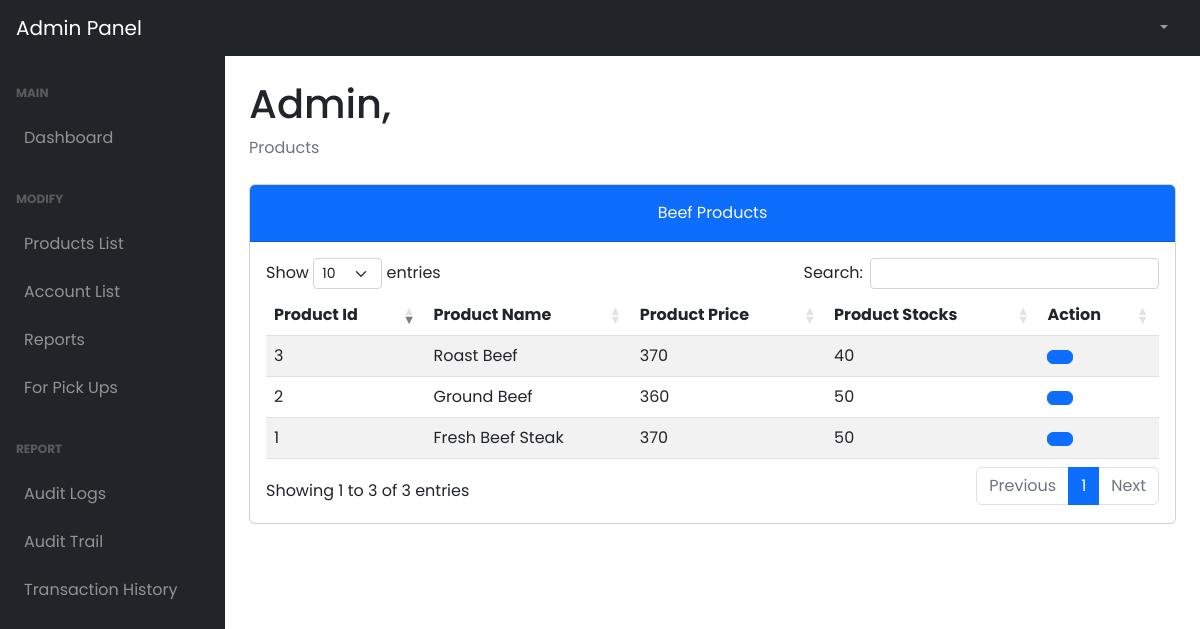
Before: /admin/beef.php (signed in) with the older database file.
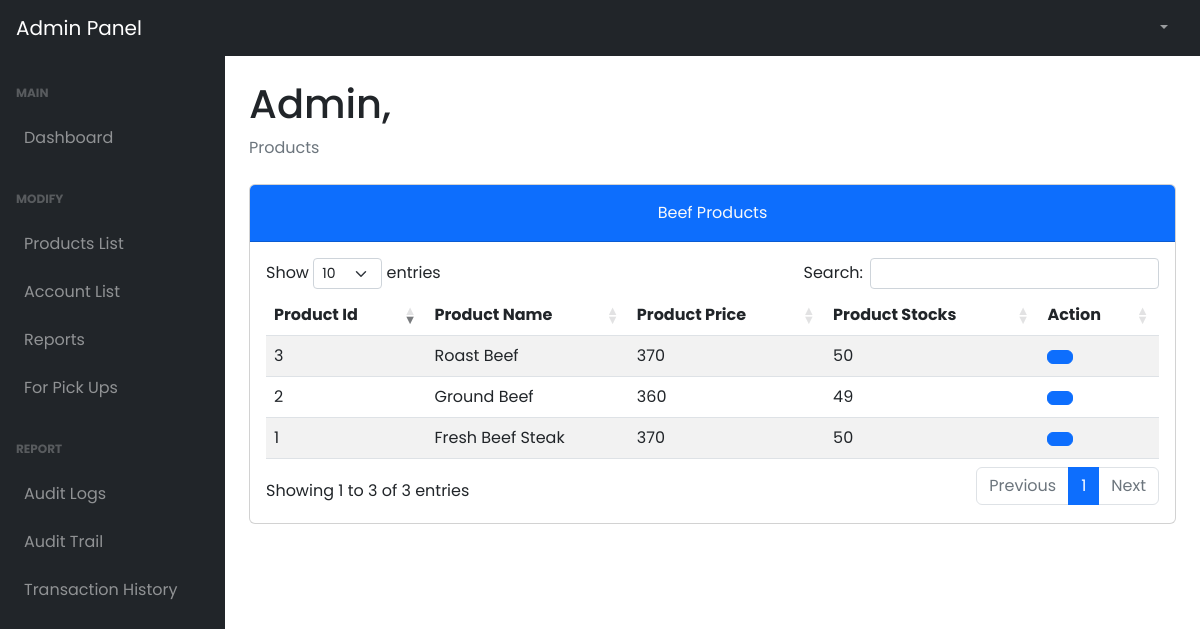
After: the same page with the newer database file.
### tables this page shows
CREATE TABLE `tbl_products` (
  `prod_id` int(11) NOT NULL,
  `prod_name` varchar(255) NOT NULL,
  `prod_price` int(11) NOT NULL,
  `prod_type` int(11) NOT NULL,
  `prod_stocks` int(11) NOT NULL,
  `prod_img` varchar(255) NOT NULL
);

### admin/beef.php (the view, shortened to what this page needs)
<!DOCTYPE html>
<html lang="en">
  <head>
    <link href="../plugins/dataTables.bootstrap5.min.css" rel="stylesheet" />
    <link href="../plugins/responsive.bootstrap5.min.css" rel="stylesheet" />
    <link href="../styles/bootstrap5-min.css" rel="stylesheet" />
    <link href="../styles/card-general.css" rel="stylesheet" />
  </head>
  <body class="sb-nav-fixed">
    <?php require_once("./navbar.php"); ?>
    <div id="layoutSidenav">
      <?php require_once("./sidebar.php"); ?>
      <div id="layoutSidenav_content">
        <main>
          <div class="container-fluid px-4">
            <h1 class="mt-4" id="full_name">Admin,</h1>
            <ol class="breadcrumb mb-4">
              <li class="breadcrumb-item active">Products</li>
            </ol>
              <div class="card mb-5">
                    <div class="card-header bg-primary pt-3">
                        <div class="text-center">
                            <p class="card-title text-light">Beef Products
                        </div>
                    </div>
                    <div class="card-body">
                      <table id="residenceAccounts" class="table table-striped nowrap" style="width:100%">
                        <thead>
                          <tr>
                              <th>Product Id</th>
                              <th>Product Name</th>
                              <th>Product Price</th>
                              <th>Product Stocks</th>
                              <th>Action</th>
                          </tr>
                        </thead>
                        <tbody>
                          <?php
                            $query = "SELECT * FROM tbl_products WHERE prod_type = 1";
                            $stmt = $conn->prepare($query);
                            $stmt->execute();
                            $result = $stmt->get_result();
                              while ($data = $result->fetch_assoc()) {
                          ?>
                          <tr>
                            <td><?php echo $data['prod_id'];?></td>
                            <td><?php echo $data['prod_name'];?></td>
                            <td><?php echo $data['prod_price'];?></td>
                            <td><?php echo $data['prod_stocks'];?></td>
                            <td>
                                <button type="button" class="btn btn-primary" id="<?php echo $data["prod_id"] ?>"  data-bs-toggle="modal" data-bs-target="#residenceAccountDetails<?php echo $data["prod_id"] ?>" data-bs-whatever="@getbootstrap">
                                </button>
                            </td>
                          </tr>
                          <?php
                            }
                          ?>
                        </tbody>
                      </table>
                    </div>
                  </div>
            </div>
      </main>
    </div>
  </div>
    <link rel="stylesheet" href="../styles/dataTables.min.css">
  </body>
</html>

Changed rows visible on the page:
changed tbl_products "Ground Beef": prod_stocks "50" → "49"
changed tbl_products "Roast Beef": prod_stocks "40" → "50"
